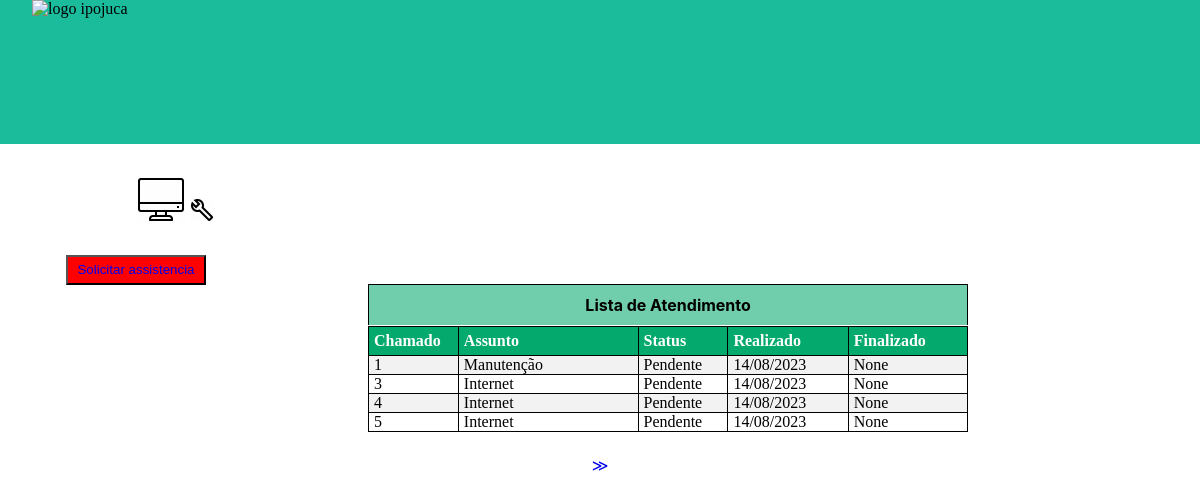
/chamado/home/ (signed in), run on an earlier commit of the app's database.
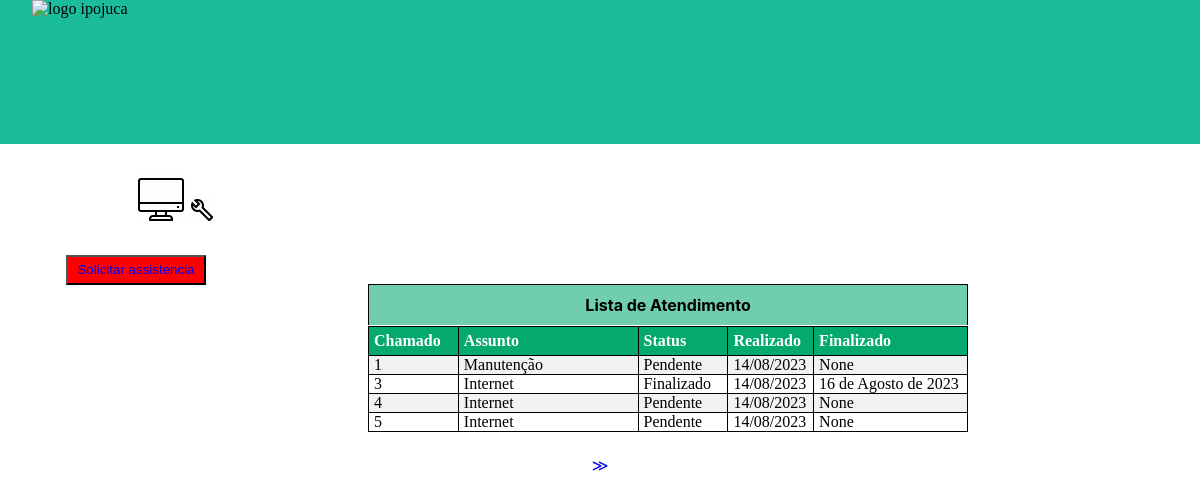
And on a later commit of the database.
### chamado/models.py (models this page shows, shortened)
class Chamado(models.Model):
    tipo = models.CharField(max_length=15)
    localpro = models.CharField(max_length=30)
    demanda = models.CharField(max_length=300)
    usuario = models.ForeignKey(Usuario, on_delete=models.DO_NOTHING)
    tecnico = models.ForeignKey(Usuarioa, on_delete=models.DO_NOTHING, default=1)
    data_cadastro = models.DateTimeField(default= datetime.today)
    data_finalizado = models.DateField(null=True, blank=True)
    status = models.CharField(max_length=40, default='Pendente')
    unidade = models.CharField(max_length=65, default='N/A')
    solucao = models.CharField(max_length=399, default='N/A')

### chamado/views.py (the view)
# urls.py: path('home/', views.logge, name='home'),
def logge(request):
    if request.session.get('usuario'):
        usuario = Usuario.objects.get(id = request.session['usuario'])
        chamados = Chamado.objects.filter(usuario=usuario)
        paginator = Paginator(chamados, 4)
        page_num = request.GET.get('page')
        page = paginator.get_page(page_num)
        return render(request, 'html/inig.html/', {'page':page, 'usuario':usuario})
    else:
        return redirect('/login/gestor')

### chamado/templates/html/inig.html (shortened to what this page needs)
{% load static %}
<!DOCTYPE html>
<html lang="pt-br">
<head>
    <link rel="stylesheet" href="{% static 'css/inig.css' %}">
</head>
<body>
    <div class="divim">
    <img class="imglog" src="https://www.ipojuca.pe.gov.br/wp-content/uploads/2021/03/loader-pmi.png" alt="logo ipojuca">
    </div>
    <img class="imgpc" src="{% static 'img/pc.gif' %}" alt="https://icons8.com.br/icons/set/pc">
    <img class="imgchave"  src="{% static 'img/inclesa.gif' %}" alt="https://icons8.com.br/icons/set/chave-inglesa">
    <button class="botach" type="submit"> <a style="text-decoration: none" href="{% url 'cadastro' %}">Solicitar assistencia</a></button>
    <div class="divname">Lista de Atendimento</div>
    <table id="tabela">
        <tr>
          <th style="width: 15%;"> <span>Chamado</span></th>
          <th style="width: 30%;"><span>Assunto</span></th>
          <th style="width: 15%;"><span>Status</span></th>
          <th><span>Realizado</span></th>
          <th><span>Finalizado</span></th>
        </tr>
        {% for chamado in page.object_list %}
        <tr >
          <td >{{ chamado.id }}</td>
          <td>{{ chamado.tipo }}</td>
          <td>{{ chamado.status }}</td>
          <td>{{chamado.data_cadastro|date:"d/m/Y"}}</td>
          <td>{{chamado.data_finalizado}}</td>
        </tr>
        {% endfor %}
    </table>
    <div class="pagina">
      {% if page.has_next %}
        <a href="{% url 'home' %}?page={{ page.next_page_number }}">&#8811;</a>
      {% endif %}
    </div>
</body>
</html>

### static/css/inig.css (style rules this page uses)
body, html { margin: 0; padding: 0; width: 100%; height: 100%; overflow: hidden; }
a { text-decoration: none; }
.pagina { display: flex; justify-content: center; margin-top: 13vh; }
.divim { background: #1abc9c; width: 100%; height: 18vh; flex-shrink: 0; }
.imglog { width: 120px; height: 123px; flex-shrink: 0; position: relative; top: 0vh; right: -4vh; }
.imgpc { position: relative; top: 30px; right: -17vh; }
.imgchave { position: relative; top: 28px; right: -17vh; }
.botach { background: red; color: #fff; width: 140px; height: 30px; position: relative; top: 10%; right: 2vh; }
.divname { background-color: #04aa6d91; width: 49.85%; height: 5vh; flex-shrink: 0; position: relative; top: 9.88vh; right: -46vh; font-family: 'Inter' ; font-weight: bold; display: flex; align-items: center; justify-content: center; border: 1px solid black; border-bottom: none; }
span { color: #fff; }
tr:nth-child(even) { background: #f2f2f2; }
td { border: 1px solid; padding: 5px; line-height: 0.5; }
th { padding-top: 8px; padding-bottom: 8px; text-align: left; background-color: #04AA6D; color: black; padding: 5px; border-bottom: 1px solid; border: 1px solid; }
table { width: 50%; border: 1px solid; border-collapse: collapse;position: relative; top: 10%; right: -46vh; border-top: none; }

What changed in the data, as far as the page shows it:
changed Chamado id 3: status "Pendente" → "Finalizado"; data_finalizado "None" → "16 de Agosto de 2023"
